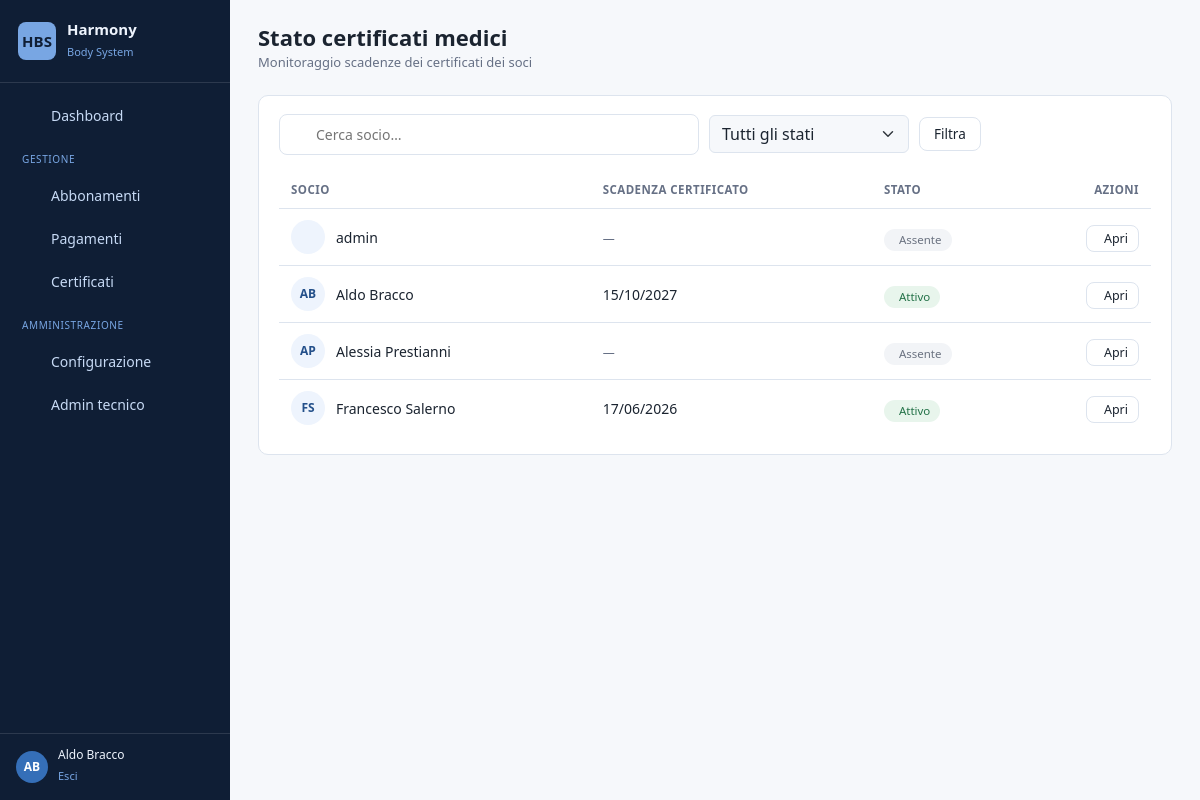
Screenshot of /members/medical-certificate-status/ (signed in) with the database file from the repository.
### members/models.py (models this page shows, shortened)
class Member(AbstractUser):
    class Role(models.TextChoices):
        ADMIN = "ADMIN", _("Amministratore")
        STAFF = "STAFF", _("Segreteria")
        INSTRUCTOR = "INSTRUCTOR", _("Istruttore")
        MEMBER = "MEMBER", _("Socio")
    class Sex(models.TextChoices):
        MALE = "M", _("Maschio")
        FEMALE = "F", _("Femmina")
    role = models.CharField(
        _("Ruolo"), max_length=20, choices=Role.choices, default=Role.MEMBER
    )
    first_name = models.CharField(_("Nome"), max_length=150, blank=False)
    last_name = models.CharField(_("Cognome"), max_length=150, blank=False)
    email = models.EmailField(_("Email"), blank=True)
    card_number = models.CharField(
        _("Numero tessera"), max_length=30, unique=True, null=True, blank=True,
        help_text=_("Formato es. BS/23/00202"),
    )
    fiscal_code = models.CharField(_("Codice fiscale"), max_length=16, blank=True)
    sex = models.CharField(_("Sesso"), max_length=1, choices=Sex.choices, blank=True)
    date_of_birth = models.DateField(_("Data di nascita"), null=True, blank=True)
    birth_place = models.CharField(_("Luogo di nascita"), max_length=120, blank=True)
    phone_number = models.CharField(_("Cellulare"), max_length=20, blank=True)
    phone_home = models.CharField(_("Telefono casa"), max_length=20, blank=True)
    address = models.CharField(_("Indirizzo"), max_length=255, blank=True)
    residence_city = models.CharField(_("Comune di residenza"), max_length=120, blank=True)
    province = models.CharField(_("Provincia"), max_length=2, blank=True)
    postal_code = models.CharField(_("CAP"), max_length=5, blank=True)
    photo = models.ImageField(_("Foto"), upload_to="member_photos/", null=True, blank=True)
    notes = models.TextField(_("Note"), blank=True)
    registration_date = models.DateField(_("Data registrazione"), null=True, blank=True)
    is_dismissed = models.BooleanField(_("Dimesso / Cessato"), default=False)
    sector = models.ForeignKey(
        Sector, on_delete=models.SET_NULL, null=True, blank=True,
        related_name="members", verbose_name=_("Settore"),
    )
    instructor = models.ForeignKey(
        Instructor, on_delete=models.SET_NULL, null=True, blank=True,
        related_name="members", verbose_name=_("Insegnante tecnico"),
    )
    guardian = models.ForeignKey(
        "self", on_delete=models.SET_NULL, null=True, blank=True,
        related_name="dependents", verbose_name=_("Genitore / tutore"),
    )
    class Meta:
        verbose_name = _("Socio")
        verbose_name_plural = _("Soci")
        ordering = ["last_name", "first_name"]

class MemberDocument(models.Model):
    class DocumentType(models.TextChoices):
        MEDICAL_CERTIFICATE = 'MEDICAL_CERTIFICATE', _('Certificato Medico')
        IDENTITY_CARD = 'IDENTITY_CARD', _("Carta d'Identità")
        CONTRACT = 'CONTRACT', _('Contratto')
        OTHER = 'OTHER', _('Altro')
    member = models.ForeignKey(
        Member, on_delete=models.CASCADE,
        related_name="documents", verbose_name=_("Socio"),
    )
    document_type = models.CharField(
        max_length=50, choices=DocumentType.choices,
        default=DocumentType.OTHER, verbose_name=_("Tipo di documento"),
    )
    file = models.FileField(upload_to=member_document_upload_path, verbose_name=_("File"))
    expiration_date = models.DateField(_("Data di Scadenza"), null=True, blank=True)
    is_active = models.BooleanField(default=True, verbose_name=_("Attivo"))
    description = models.TextField(verbose_name=_("Descrizione"), blank=True)
    uploaded_at = models.DateTimeField(auto_now_add=True, verbose_name=_("Data di caricamento"))
    class Meta:
        verbose_name = _("Documento Socio")
        verbose_name_plural = _("Documenti Soci")
        ordering = ['-uploaded_at']

### members/views.py (the view, shortened to what this page needs)
# urls.py: path("medical-certificate-status/", views.medical_certificate_status, name="medical_certificate_status"),
@office_required
def medical_certificate_status(request):
    members = Member.objects.all().prefetch_related('documents')
    today = timezone.now().date()
    search_query = request.GET.get('q', '').lower()
    status_filter = request.GET.get('status', '')
    members_status = []
    for member in members:
        medical_docs = [d for d in member.documents.all()
                        if d.document_type == 'MEDICAL_CERTIFICATE']
        if medical_docs:
            medical_docs_sorted = sorted(
                medical_docs,
                key=lambda d: d.expiration_date if d.expiration_date else date.min,
                reverse=True,
            )
            doc = medical_docs_sorted[0]
            if doc.expiration_date and doc.expiration_date < today:
                status = "Scaduto"
            else:
                status = "Attivo"
        else:
            doc = None
            status = "Assente"
        if status_filter and status != status_filter:
            continue
        members_status.append({'member': member, 'document': doc, 'cert_status': status})
    return render(request, 'medical_certificate_status.html', {'members_status': members_status})

### members/views.py (called while the page is built)
def office_required(view_func):
    @wraps(view_func)
    @login_required
    def _wrapped(request, *args, **kwargs):
        user = request.user
        if user.is_staff or user.is_superuser or getattr(user, "is_office", False):
            return view_func(request, *args, **kwargs)
        raise PermissionDenied
    return _wrapped

### templates/medical_certificate_status.html (shortened to what this page needs)
{% extends "base.html" %}
{% load static %}
{% block content %}
<div class="hbs-pagehead">
    <div>
        <h1>Stato certificati medici</h1>
        <p class="hbs-pagehead__sub">Monitoraggio scadenze dei certificati dei soci</p>
    </div>
</div>
<div class="hbs-card">
    <form method="get" class="hbs-toolbar">
        <div class="hbs-search">
            <input type="text" name="q" value="{{ request.GET.q|default:'' }}" placeholder="Cerca socio…">
        </div>
        <select name="status" class="form-select" style="max-width:200px;" onchange="this.form.submit()">
            <option value="">Tutti gli stati</option>
        </select>
        <button type="submit" class="hbs-btn hbs-btn--ghost">Filtra</button>
    </form>
    {% if members_status %}
    <div style="overflow-x:auto;">
        <table class="hbs-table">
            <thead><tr><th>Socio</th><th>Scadenza certificato</th><th>Stato</th><th style="text-align:right;">Azioni</th></tr></thead>
            <tbody>
                {% for row in members_status %}
                <tr>
                    <td>
                        <div class="d-flex align-items-center" style="gap:11px;">
                            <span class="hbs-avatar">{{ row.member.first_name|first|upper }}{{ row.member.last_name|first|upper }}</span>
                            <div class="hbs-table__name">{{ row.member.get_full_name|default:row.member.username }}</div>
                        </div>
                    </td>
                    <td>{% if row.document and row.document.expiration_date %}{{ row.document.expiration_date|date:"d/m/Y" }}{% else %}<span class="hbs-table__sub">—</span>{% endif %}</td>
                    <td>
                        {% if row.cert_status == "Attivo" %}<span class="hbs-badge hbs-badge--ok"> Attivo</span>
                        {% elif row.cert_status == "Scaduto" %}<span class="hbs-badge hbs-badge--danger"><i class="ti ti-circle-x"></i> Scaduto</span>
                        {% else %}<span class="hbs-badge hbs-badge--muted"> Assente</span>{% endif %}
                    </td>
                    <td style="text-align:right;">
                        <a href="{% url 'members:edit_member' row.member.id %}" class="hbs-btn hbs-btn--ghost hbs-btn--sm"> Apri</a>
                    </td>
                </tr>
                {% endfor %}
            </tbody>
        </table>
    </div>
    {% else %}
        <div class="hbs-empty"><i class="ti ti-mood-empty"></i><p>Nessun risultato.</p></div>
    {% endif %}
</div>
{% endblock %}

### templates/base.html (shortened to what this page needs)
{% load static %}
<!DOCTYPE html>
<html lang="it">
<head>
    <link href="https://cdn.jsdelivr.net/npm/bootstrap@5.3.3/dist/css/bootstrap.min.css" rel="stylesheet">
    <link rel="stylesheet" href="https://cdn.jsdelivr.net/npm/@tabler/icons-webfont@3.7.0/dist/tabler-icons.min.css">
    <link href="{% static 'css/theme.css' %}" rel="stylesheet">
</head>
<body>
{% if user.is_authenticated %}
<div class="hbs-shell">
    <aside class="hbs-sidebar" id="hbsSidebar">
        <a href="{% url 'dashboard' %}" class="hbs-brand">
            <span class="hbs-brand__logo">HBS</span>
            <span>
                <span class="hbs-brand__name d-block">Harmony</span>
                <span class="hbs-brand__sub">Body System</span>
            </span>
        </a>
        <nav class="hbs-nav">
            <a href="{% url 'dashboard' %}"
               class="hbs-nav__link {% if active_nav == 'dashboard' %}is-active{% endif %}">
                 Dashboard
            </a>
            {% if user.is_staff or user.is_superuser %}
                <div class="hbs-nav__section">Gestione</div>
                <a href="{% url 'members:subscription_status' %}"
                   class="hbs-nav__link {% if active_nav == 'subscriptions' %}is-active{% endif %}">
                     Abbonamenti
                </a>
                    <a href="{% url 'members:payment_all' %}"
                        class="hbs-nav__link {% if active_nav == 'payments' %}is-active{% endif %}">
                         Pagamenti
                </a>
                <a href="{% url 'members:medical_certificate_status' %}"
                   class="hbs-nav__link {% if active_nav == 'certificates' %}is-active{% endif %}">
                     Certificati
                </a>
                <div class="hbs-nav__section">Amministrazione</div>
                <a href="{% url 'members:config_home' %}"
                   class="hbs-nav__link {% if active_nav == 'config' %}is-active{% endif %}">
                     Configurazione
                </a>
                <a href="{% url 'admin:index' %}" class="hbs-nav__link">
                     Admin tecnico
                </a>
            {% endif %}
        </nav>
        <div class="hbs-userbox">
            <span class="hbs-userbox__avatar">{{ user.first_name|first|upper }}{{ user.last_name|first|upper }}</span>
            <span>
                <span class="hbs-userbox__name d-block">{{ user.get_full_name|default:user.username }}</span>
                <form method="post" action="{% url 'logout' %}" style="margin:0;">
                    <button type="submit" class="hbs-userbox__link" style="background:none; border:none; padding:0; cursor:pointer;">
                         Esci
                    </button>
                </form>
            </span>
        </div>
    </aside>
    <div class="hbs-main">
        {% block content %}{% endblock %}
    </div>
</div>
{% else %}
    {% block fullscreen %}{% endblock %}
{% endif %}
</body>
</html>

### rows the page displays
Member: first_name|first "A", last_name|first "B", get_full_name "Aldo Bracco", member.first_name|first "A", member.last_name|first "B", member.get_full_name "Aldo Bracco", document.expiration_date "15/10/2027", shows "Attivo"
Member: member.get_full_name "admin", shows "Assente"
Member: member.first_name|first "A", member.last_name|first "P", member.get_full_name "Alessia Prestianni", shows "Assente"
Member: member.first_name|first "F", member.last_name|first "S", member.get_full_name "Francesco Salerno", document.expiration_date "17/06/2026", shows "Attivo"
